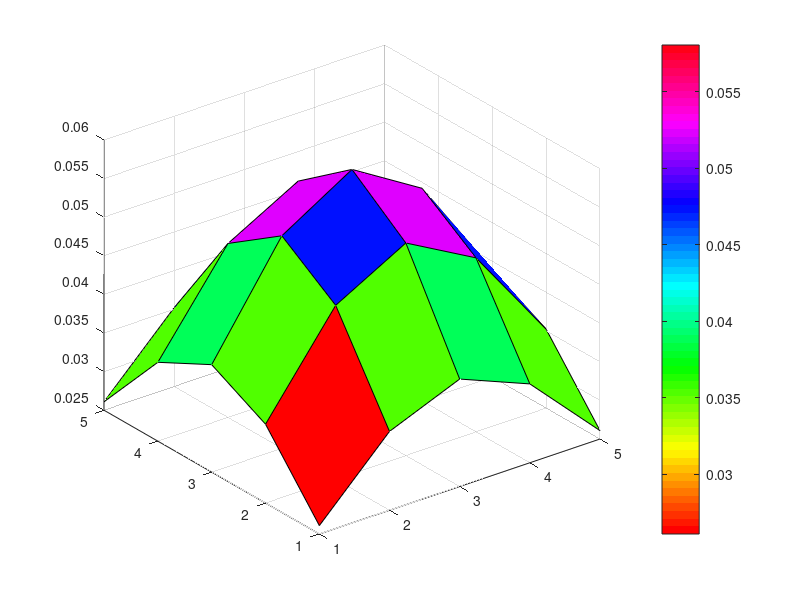

Here is the MATLAB script that generated this plot:
prompt = 'What is window size of the kernel';
w = input (prompt);

prompt = 'Value of variance' ;
s = input(prompt);

% for mod(w,2)== 0 
%     prompt = ('Please input odd value for w')
%     w= input(prompt); 
% 
% end
%% Creating an array of size wXw with center as zero.

[x y] = meshgrid (-(w-1)/2:(w-1)/2, -(w-1)/2:(w-1)/2)

% x2 = x.*x - Vector multiplication
f = exp( - (x.*x +y.*y)/(2*s));
G = (1/ 2*pi*s) * f 
% To normalize the the array 
sum1 = sum(G(:));
G = ( G ./sum1)

surf(G)
colormap hsv;
colorbar;